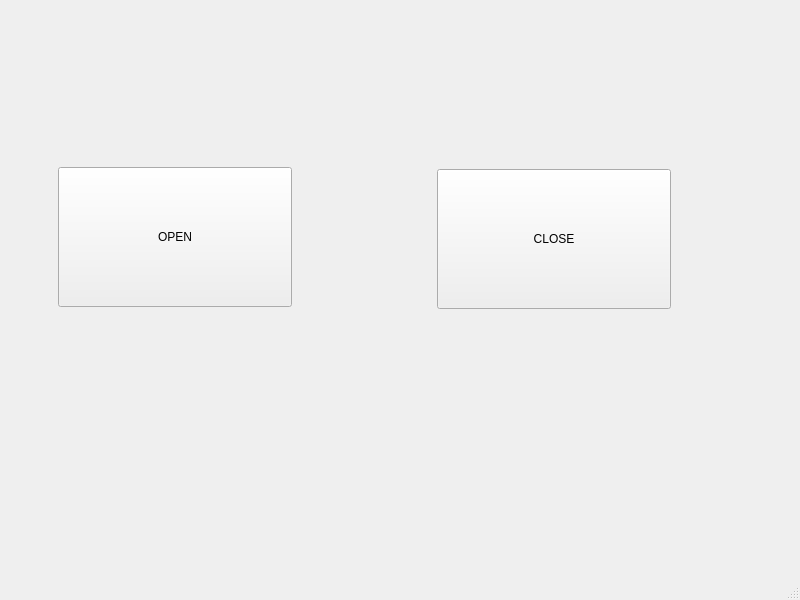
<?xml version="1.0" encoding="UTF-8"?>
<ui version="4.0">
 <class>MainWindow</class>
 <widget class="QMainWindow" name="MainWindow">
  <property name="geometry">
   <rect>
    <x>0</x>
    <y>0</y>
    <width>800</width>
    <height>600</height>
   </rect>
  </property>
  <property name="windowTitle">
   <string>MainWindow</string>
  </property>
  <widget class="QWidget" name="centralwidget">
   <widget class="QPushButton" name="pushButton">
    <property name="geometry">
     <rect>
      <x>58</x>
      <y>167</y>
      <width>234</width>
      <height>140</height>
     </rect>
    </property>
    <property name="text">
     <string>OPEN</string>
    </property>
   </widget>
   <widget class="QPushButton" name="pushButton_2">
    <property name="geometry">
     <rect>
      <x>437</x>
      <y>169</y>
      <width>234</width>
      <height>140</height>
     </rect>
    </property>
    <property name="text">
     <string>CLOSE</string>
    </property>
   </widget>
  </widget>
  <widget class="QMenuBar" name="menubar">
   <property name="geometry">
    <rect>
     <x>0</x>
     <y>0</y>
     <width>800</width>
     <height>22</height>
    </rect>
   </property>
  </widget>
  <widget class="QStatusBar" name="statusbar"/>
 </widget>
 <resources/>
 <connections/>
</ui>
